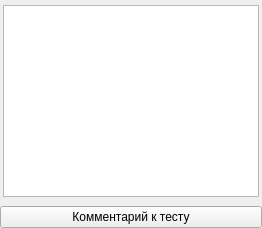
          <widget class="QWidget" name="tab_optionalTests_response">
           <attribute name="title">
            <string>Тест на чувствительность реагирования</string>
           </attribute>
           <layout class="QVBoxLayout" name="verticalLayout_29">
            <property name="leftMargin">
             <number>0</number>
            </property>
            <property name="topMargin">
             <number>2</number>
            </property>
            <property name="rightMargin">
             <number>0</number>
            </property>
            <property name="bottomMargin">
             <number>0</number>
            </property>
            <item>
             <widget class="QFrame" name="frame_chartResponse_Section">
              <property name="sizePolicy">
               <sizepolicy hsizetype="Expanding" vsizetype="Expanding">
                <horstretch>0</horstretch>
                <verstretch>0</verstretch>
               </sizepolicy>
              </property>
              <property name="autoFillBackground">
               <bool>false</bool>
              </property>
              <property name="frameShape">
               <enum>QFrame::Shape::NoFrame</enum>
              </property>
              <layout class="QVBoxLayout" name="verticalLayout_28">
               <property name="spacing">
                <number>3</number>
               </property>
               <property name="leftMargin">
                <number>3</number>
               </property>
               <property name="topMargin">
                <number>3</number>
               </property>
               <property name="rightMargin">
                <number>3</number>
               </property>
               <property name="bottomMargin">
                <number>3</number>
               </property>
               <item>
                <widget class="Widgets::Chart::ChartView" name="Chart_response"/>
               </item>
              </layout>
             </widget>
            </item>
            <item>
             <widget class="QPushButton" name="pushButton_commentResponseTest">
              <property name="text">
               <string>Комментарий к тесту</string>
              </property>
             </widget>
            </item>
           </layout>
          </widget>
